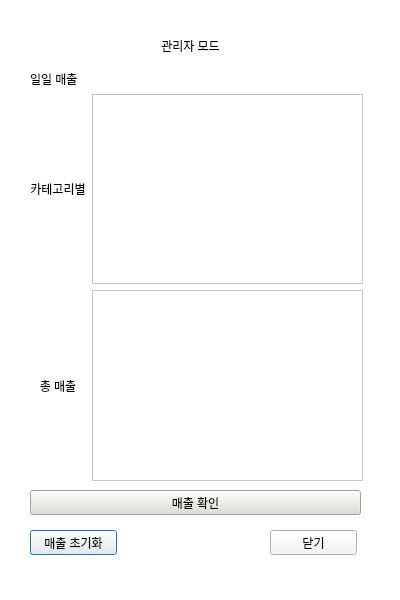
<?xml version="1.0" encoding="UTF-8"?>
<ui version="4.0">
 <class>Dialog</class>
 <widget class="QDialog" name="Dialog">
  <property name="geometry">
   <rect>
    <x>0</x>
    <y>0</y>
    <width>400</width>
    <height>600</height>
   </rect>
  </property>
  <property name="windowTitle">
   <string>Dialog</string>
  </property>
  <property name="styleSheet">
   <string notr="true">background-color: rgb(255, 255, 255);</string>
  </property>
  <widget class="QLabel" name="label">
   <property name="geometry">
    <rect>
     <x>120</x>
     <y>30</y>
     <width>141</width>
     <height>31</height>
    </rect>
   </property>
   <property name="text">
    <string>관리자 모드</string>
   </property>
   <property name="alignment">
    <set>Qt::AlignCenter</set>
   </property>
  </widget>
  <widget class="QPushButton" name="Btn_initSales">
   <property name="geometry">
    <rect>
     <x>30</x>
     <y>530</y>
     <width>87</width>
     <height>25</height>
    </rect>
   </property>
   <property name="styleSheet">
    <string notr="true">background-color: rgb(246, 245, 244);</string>
   </property>
   <property name="text">
    <string>매출 초기화</string>
   </property>
  </widget>
  <widget class="QPushButton" name="Btn_close">
   <property name="geometry">
    <rect>
     <x>270</x>
     <y>530</y>
     <width>87</width>
     <height>25</height>
    </rect>
   </property>
   <property name="styleSheet">
    <string notr="true">background-color: rgb(246, 245, 244);</string>
   </property>
   <property name="text">
    <string>닫기</string>
   </property>
  </widget>
  <widget class="QWidget" name="layoutWidget">
   <property name="geometry">
    <rect>
     <x>30</x>
     <y>70</y>
     <width>333</width>
     <height>411</height>
    </rect>
   </property>
   <layout class="QGridLayout" name="gridLayout_3">
    <item row="2" column="0">
     <layout class="QGridLayout" name="gridLayout">
      <item row="2" column="0">
       <widget class="QLabel" name="label_7">
        <property name="text">
         <string>총 매출</string>
        </property>
        <property name="alignment">
         <set>Qt::AlignCenter</set>
        </property>
       </widget>
      </item>
      <item row="2" column="1">
       <widget class="QTextBrowser" name="total_income"/>
      </item>
      <item row="0" column="0">
       <widget class="QLabel" name="label_6">
        <property name="text">
         <string>카테고리별</string>
        </property>
        <property name="alignment">
         <set>Qt::AlignCenter</set>
        </property>
       </widget>
      </item>
      <item row="0" column="1">
       <widget class="QTextBrowser" name="cate_income"/>
      </item>
     </layout>
    </item>
    <item row="1" column="0">
     <widget class="QLabel" name="label_3">
      <property name="text">
       <string>일일 매출</string>
      </property>
     </widget>
    </item>
   </layout>
  </widget>
  <widget class="QPushButton" name="Btn_ShowSales">
   <property name="geometry">
    <rect>
     <x>30</x>
     <y>490</y>
     <width>331</width>
     <height>25</height>
    </rect>
   </property>
   <property name="styleSheet">
    <string notr="true">background-color: rgb(222, 221, 218);</string>
   </property>
   <property name="text">
    <string>매출 확인</string>
   </property>
  </widget>
  <widget class="QLabel" name="label_9">
   <property name="geometry">
    <rect>
     <x>-10</x>
     <y>0</y>
     <width>411</width>
     <height>611</height>
    </rect>
   </property>
   <property name="text">
    <string/>
   </property>
  </widget>
  <zorder>label_9</zorder>
  <zorder>label</zorder>
  <zorder>Btn_initSales</zorder>
  <zorder>Btn_close</zorder>
  <zorder>layoutWidget</zorder>
  <zorder>layoutWidget</zorder>
  <zorder>Btn_ShowSales</zorder>
 </widget>
 <resources/>
 <connections/>
</ui>
